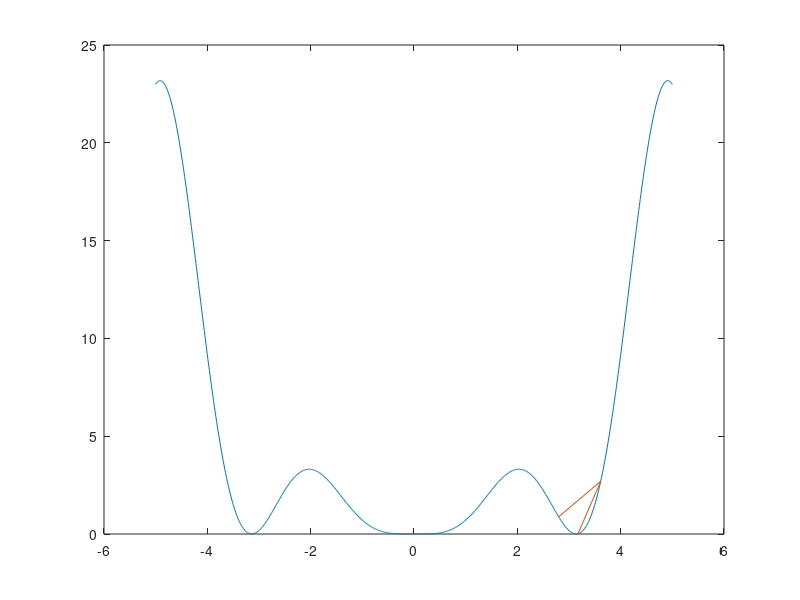

Here is the MATLAB script that generated this plot:
%% The eleventh block

%   grMat=@(xVec) [f1(xVec), f2(xVec), f3(xVec), f4(xVec) ];

%   HMat=@(xVec) [  f11(xVec), f12(xVec), f13(xVec), f14(xVec);
%                   f21(xVec), f22(xVec), f23(xVec), f24(xVec);
%                   f31(xVec), f32(xVec), f33(xVec), f34(xVec);
%                   f41(xVec), f42(xVec), f43(xVec), f44(xVec)];
        
%-------------
f1=@(xVec) (2*xVec(1))*(sin(xVec(1))).^2+sin(2*xVec(1)).*((xVec(1)).^2);


f11=@(xVec) 4*xVec(1)*sin(2*xVec(1))+2*(sin(xVec(1))).^2+2*(xVec(1).^2).*cos(2*xVec(1));



HMat=@(xVec) [ f11(xVec)];
 
grVec=@(xVec) [f1(xVec)];

%-------------
% f2=@(xVec) (2*xVec(2))*(sin(xVec(2))^2)+sin(2*xVec(2))*(xVec(2)^2);
% 
% 
% f12=@(xVec) 0;
% 
% f21=@(xVec) 0;
% f22=@(xVec) 4*xVec(2)*sin(2*xVec(2))+2*(sin(xVec(2))^2)+2*(xVec(2)^2)*cos(2*xVec(2));
% 
% HMat=@(xVec) [   f11(xVec), f12(xVec);
%                  f21(xVec), f22(xVec) ];
% 
% grVec=@(xVec) [f1(xVec); f2(xVec)];

%-------------
% f3=@(xVec,) 0;
% 
% 
% f13=@(xVec) 0;
% f23=@(xVec) 0;
% 
% f31=@(xVec) 0;
% f32=@(xVec) 0;
% f33=@(xVec) 0;

% HMat=@(xVec) [   f11(xVec), f12(xVec), f13(xVec);
%                  f21(xVec), f22(xVec), f23(xVec);
%                  f31(xVec), f32(xVec), f33(xVec)];

% grMat=@(xVec) [f1(xVec); f2(xVec); f3(xVec)];

%-------------
% f4=@(xVec)  0;
% 
% 
% f14=@(xVec) 0;
% f24=@(xVec) 0;
% f34=@(xVec) 0;
% 
% f41=@(xVec) 0;
% f42=@(xVec) 0;
% f43=@(xVec) 0;
% f44=@(xVec) 0;

% HMat=@(xVec) [   f11(xVec), f12(xVec), f13(xVec), f14(xVec);
%                  f21(xVec), f22(xVec), f23(xVec), f24(xVec);
%                  f31(xVec), f32(xVec), f33(xVec), f34(xVec);
%                  f41(xVec), f42(xVec), f43(xVec), f44(xVec)];

% grMat=@(xVec) [f1(xVec); f2(xVec); f3(xVec); f4(xVec) ];

%------------

format long; 

f1var=@(xVec) (xVec(1)^2)*(sin(xVec(1))^2);

%f1var=@(xVec) xVec.^2;

%f2var=@(xVec) (xVec(1)^2).*(sin(xVec(1))^2)+(xVec(2)^2)*(sin(xVec(2))^2);
 
xCurVec=2.8;
HCurMat=HMat(xCurVec);
grCurVec=grVec(xCurVec);
xIterVec=[xCurVec];

while (norm(grVec(xCurVec))>0.0000000001)
    
    
    %disp(xCurVec);
    HCurMat=HMat(xCurVec);% f1=@(xVec) (2*xVec(1))*(sin(xVec(1))).^2+sin(2*xVec(1)).*((xVec(1)).^2);
% 
% 
% f11=@(xVec) 4*xVec(1)*sin(2*xVec(1))+2*(sin(xVec(1))).^2+2*(xVec(1).^2).*cos(2*xVec(1));

    disp(['H ',num2str(HCurMat)]);
    HinvMat=inv(HCurMat);
	disp(['H inv ',num2str(HinvMat)]);
    grCurVec=grVec(xCurVec);
    disp(['Gr ',num2str(grCurVec)]);
    
    xCurVec=xCurVec-HinvMat*grCurVec;
    xIterVec=cat(2,xIterVec,xCurVec);
    %disp(eig(HCurMat));
        
end
    
    
    
disp('MyAnswer: ');
disp(xCurVec);

if size(xCurVec,1)==1
    disp('fminbnd Answer: ');
    if xIterVec(1)<xCurVec
        disp(fminbnd(f1var,xIterVec(1),xCurVec));
    else
        disp(fminbnd(f1var,xCurVec,xIterVec(1)));
    end
    
    plF=@(xVec) (xVec.^2).*(sin(xVec).^2);

    %plF=@(xVec) (xVec.^2);

    xVec=-5:0.01:5;
    plot(xVec,plF(xVec));

    hold on;
    plot(xIterVec,plF(xIterVec));
    hold off;

else
    
    f=@(xMat,yMat) (xMat.^2).*(sin(xMat.^2))+(yMat.^2).*(sin(yMat).^2);
    plF2=@(xVec,yVec) (xVec.^2).*(sin(xVec.^2))+(yVec.^2).*(sin(yVec.^2));

    xVec=-5:0.2:5;
    yVec=xVec;
    [xMat,yMat]=meshgrid(xVec,yVec);
    zMat=f(xMat,yMat);

    surf(xMat,yMat,zMat);
    hold on;
    zIterVec=plF2(xIterVec(1,:),xIterVec(2,:));
    plot3(xIterVec(1,:),xIterVec(2,:),zIterVec,'r*');
    for k=1:size(zIterVec,2)
        contour3(xMat,yMat,zMat,[zIterVec(k) zIterVec(k)],'r');
    end
    hold off;
     
end


